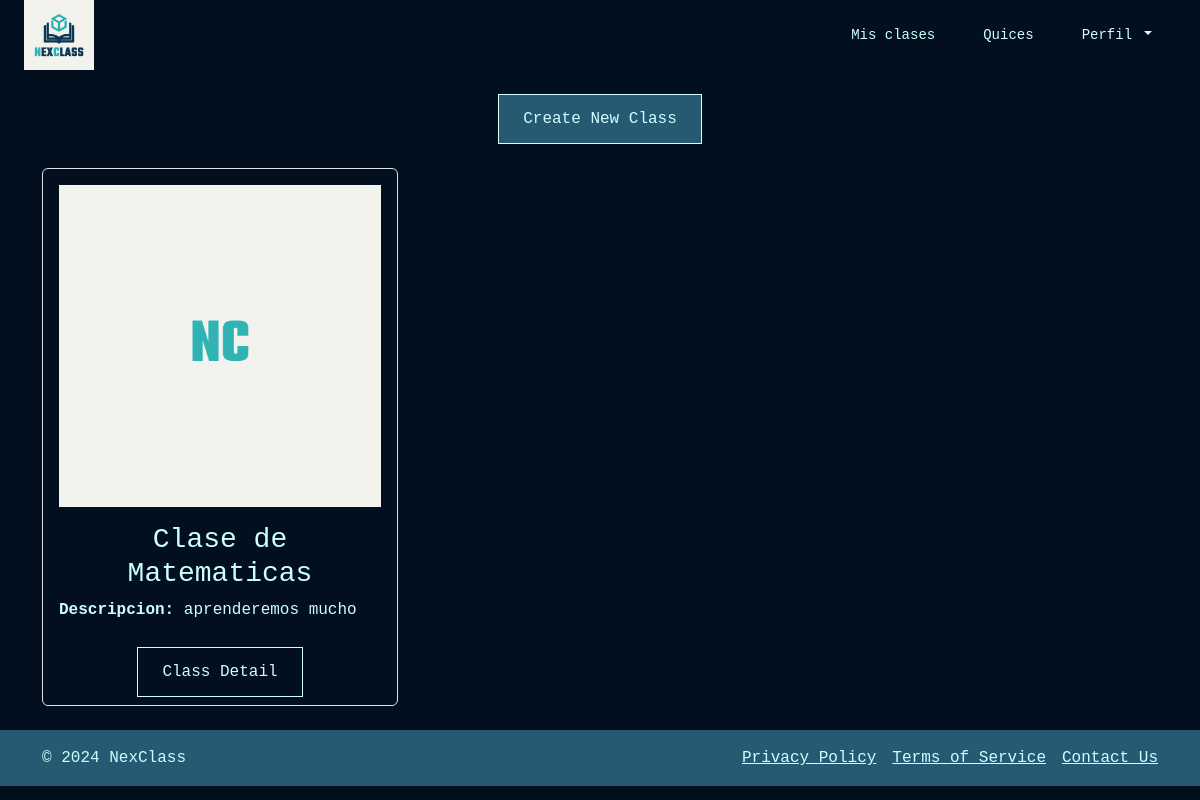
The app's page /teacher-classes/ (signed in) with its own data.
### classCreation_Schedules/models.py (models this page shows, shortened)
class Class(models.Model):
    className = models.CharField(max_length=100)
    teacher = models.ForeignKey('users.Teacher', on_delete=models.CASCADE)
    description = models.TextField()
    class_picture = models.ImageField(upload_to='class_photos/', default='class_photos/default_profile.png', null=True, blank=True)

### classCreation_Schedules/views.py (the view)
# urls.py: path('teacher-classes/', views.teacher_classes, name='teacher_classes'),
def teacher_classes(request):
    teacher = Teacher.objects.get(user=request.user)
    classes = Class.objects.filter(teacher=teacher)
    return render(request, 'teacher_classes.html', {'classes': classes})

### classCreation_Schedules/templates/teacher_classes.html
{% extends 'navbarTeacher.html' %}
{% load static %}
{% block content %}
    <div class="container mt-4 ">
        <div class="row mb-4">
            <div class="col-md-12 text-center">
                <a href="{% url 'create_class' %}" class="text-decoration-none button-custom-two">Create New Class</a>
            </div>
        </div>
        <div class="row">
            {% for class in classes %}
                <div class="col-md-4 mb-4 d-flex align-items-stretch">
                    <div class="card bg-transparent border">
                        <img src="{{ class.class_picture.url }}" class="card-img-top px-3 pt-3" alt="Class Image">
                        <div class="card-body">
                            <h3 class="card-title text-center text_custom">{{ class.className }}</h3>
                            <p class="card-text text_custom"><strong>Descripcion: </strong> {{ class.description }}</p>
                        </div>
                        <div class="card-footer text-center">
                            <a href="{% url 'class_detail_teacher' class.id %}" class="text-decoration-none button-custom">Class Detail</a>
                        </div>
                    </div>
                </div>
            {% empty %}
                <div class="col-md-12 text-center">
                    <p>No classes</p>
                </div>
            {% endfor %}
        </div>
    </div>
{% endblock %}

### NextClassProject/static/styles/global.css (style rules this page uses)
h1, h2, h3, h4, h5, h6 { font-family: "Space Mono", monospace; color: var(--text-color); }
.text_custom { color: var(--text-color); }
.button-custom { background-color: var(--button-bg-color); color: var(--button-text-color); border: 0.5px solid var(--border-color); border-radius: 0; padding: 12px 24px; text-align: center; display: inline-block; font-size: 16px; cursor: pointer; transition: background-color 0.3s, color 0.3s; }
.button-custom-two { background-color: var(--button-bg-color-two); color: var(--button-text-color); border: 0.5px solid var(--border-color); border-radius: 0; padding: 12px 24px; text-align: center; display: inline-block; font-size: 16px; cursor: pointer; transition: background-color 0.3s, color 0.3s; }
a { gap: 2px; color: var(--text-color); }

### records on screen
Class: class_picture (placeholder picture), className "Clase de Matematicas", description "aprenderemos mucho"
